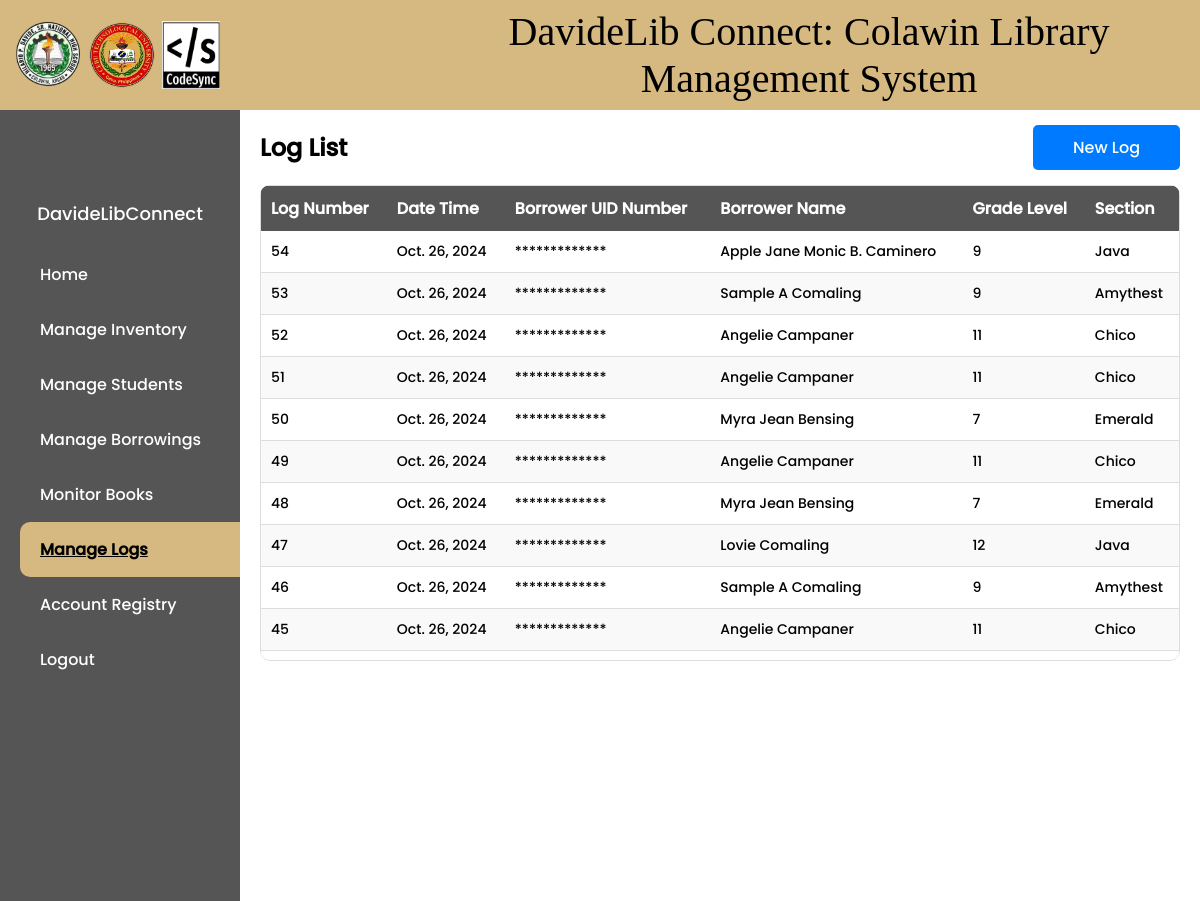
The page /list/ (signed in, upper part) on the database as committed earlier.
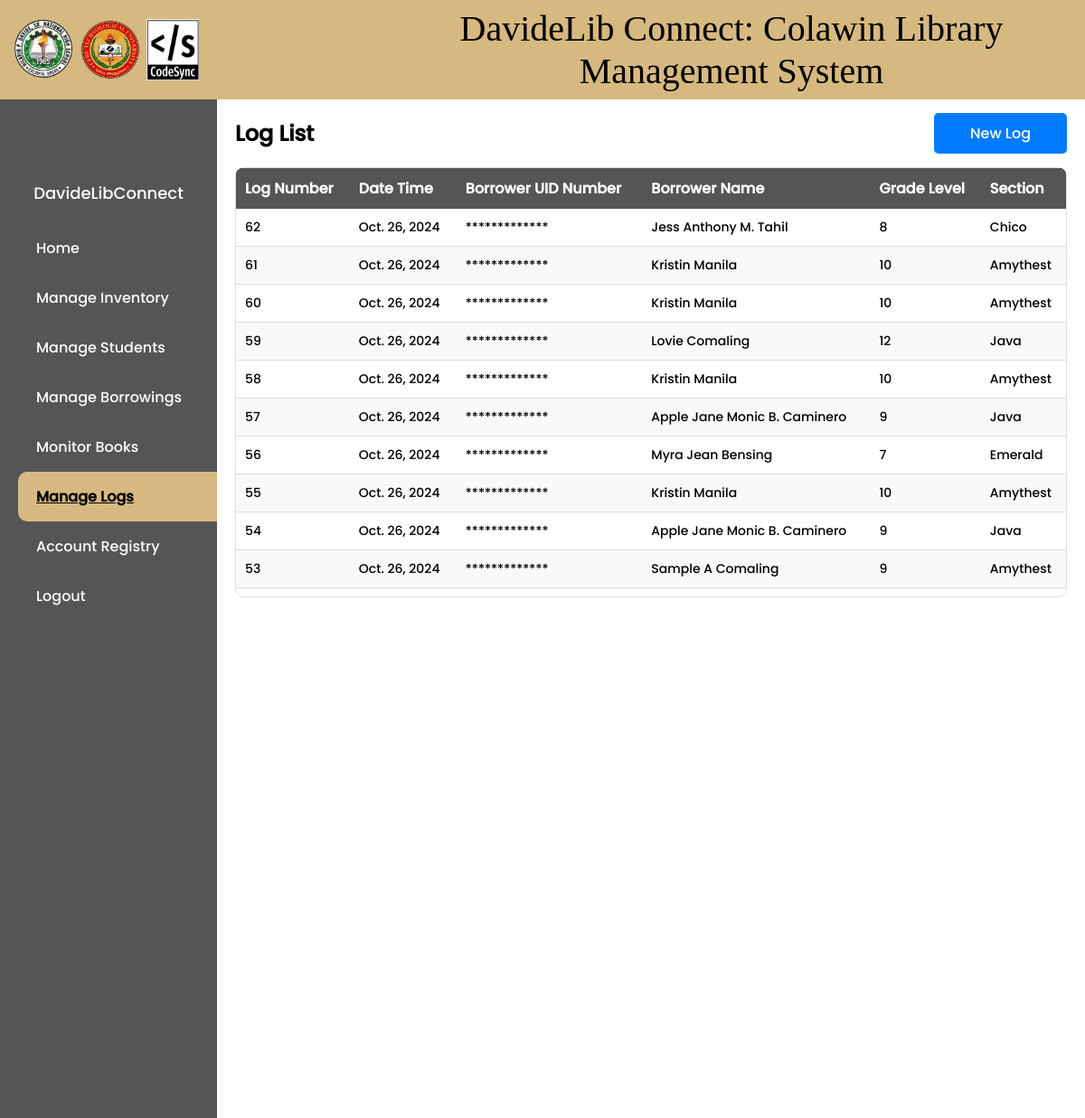
The same page on the database as committed later.
### library/models.py (models this page shows, shortened)
class Attendance(models.Model):
    attendance_number = models.AutoField(primary_key=True)
    date_time = models.DateTimeField(auto_now_add=True)
    borrower_uid_number = models.CharField(max_length=20)
    borrower_name = models.CharField(max_length=100)
    grade_level = models.IntegerField(null=True, blank=True)
    section = models.CharField(max_length=100, null=True, blank=True)

### library/views.py (the view)
# urls.py: path('list/', views.attendance_list, name='attendance-list'),
@login_required
def attendance_list(request):
    attendances = Attendance.objects.all().order_by('-date_time')
    return render(request, 'library/attendance_list.html', {'attendances': attendances})

### library/context_processors.py (called while the page is built)
def navbar_context(request):
    username = None
    if request.user.is_authenticated:
        username = request.user.username
    return {'username': username}

### library/templatetags/custom_filters.py (called while the page is built)
@register.filter(name='obfuscate')
def obfuscate(value):
    return '*' * len(value)

### library/templates/library/attendance_list.html (shortened to what this page needs)
{% extends 'main.html' %}
{% load static %}
{% load custom_filters %}
{% block content %}
<!DOCTYPE html>
<html>
<head>
    {% block css %}
    <link rel="stylesheet" type="text/css" href="{% static 'styles/attendance_list.css' %}">
    {% endblock %}
</head>
<body>
    <div class="main-content">
        <div class="head">
            <div class="buttons" style="display: flex; justify-content: space-between; align-items: center;">
                <h2>Log List</h2>
                <div class="add">
                    <a href="{% url 'create-attendance' %}">New Log</a>
                </div>
            </div>
        </div>
    <div class="table-container">
    <table>
        <thead>
            <tr>
                <th>Log Number</th>
                <th>Date Time</th>
                <th>Borrower UID Number</th>
                <th>Borrower Name</th>
                <th>Grade Level</th>
                <th>Section</th>
            </tr>
        </thead>
        <tbody>
            {% for attendance in attendances %}
                <tr>
                    <td>{{ attendance.attendance_number }}</td>
                    <td>{{ attendance.date_time.date }}</td>
                    <td>{{ attendance.borrower_uid_number|obfuscate }}</td>
                    <td>{{ attendance.borrower_name }}</td>
                    <td>{{ attendance.grade_level }}</td>
                    <td>{{ attendance.section }}</td>
                </tr>
            {% endfor %}
        </tbody>
    </table>
</div>
</div>
</body>
</html>
{% endblock %}

Rows that differ between the two databases and show on the page:
no longer on this page (row unchanged): Attendance: attendance_number "52", date_time "Oct. 26, 2024", borrower_uid_number|obfuscate "*************", borrower_name "Angelie Campaner", grade_level "11", section "Chico"
no longer on this page (row unchanged): Attendance: attendance_number "51", date_time "Oct. 26, 2024", borrower_uid_number|obfuscate "*************", borrower_name "Angelie Campaner", grade_level "11", section "Chico"
no longer on this page (row unchanged): Attendance: attendance_number "50", date_time "Oct. 26, 2024", borrower_uid_number|obfuscate "*************", borrower_name "Myra Jean Bensing", grade_level "7", section "Emerald"
no longer on this page (row unchanged): Attendance: attendance_number "49", date_time "Oct. 26, 2024", borrower_uid_number|obfuscate "*************", borrower_name "Angelie Campaner", grade_level "11", section "Chico"
no longer on this page (row unchanged): Attendance: attendance_number "48", date_time "Oct. 26, 2024", borrower_uid_number|obfuscate "*************", borrower_name "Myra Jean Bensing", grade_level "7", section "Emerald"
no longer on this page (row unchanged): Attendance: attendance_number "47", date_time "Oct. 26, 2024", borrower_uid_number|obfuscate "*************", borrower_name "Lovie Comaling", grade_level "12", section "Java"
no longer on this page (row unchanged): Attendance: attendance_number "46", date_time "Oct. 26, 2024", borrower_uid_number|obfuscate "*************", borrower_name "Sample A Comaling", grade_level "9", section "Amythest"
no longer on this page (row unchanged): Attendance: attendance_number "45", date_time "Oct. 26, 2024", borrower_uid_number|obfuscate "*************", borrower_name "Angelie Campaner", grade_level "11", section "Chico"
added Attendance: attendance_number "62", date_time "Oct. 26, 2024", borrower_uid_number|obfuscate "*************", borrower_name "Jess Anthony M. Tahil", grade_level "8", section "Chico"
added Attendance: attendance_number "61", date_time "Oct. 26, 2024", borrower_uid_number|obfuscate "*************", borrower_name "Kristin Manila", grade_level "10", section "Amythest"
added Attendance: attendance_number "60", date_time "Oct. 26, 2024", borrower_uid_number|obfuscate "*************", borrower_name "Kristin Manila", grade_level "10", section "Amythest"
added Attendance: attendance_number "59", date_time "Oct. 26, 2024", borrower_uid_number|obfuscate "*************", borrower_name "Lovie Comaling", grade_level "12", section "Java"
added Attendance: attendance_number "58", date_time "Oct. 26, 2024", borrower_uid_number|obfuscate "*************", borrower_name "Kristin Manila", grade_level "10", section "Amythest"
added Attendance: attendance_number "57", date_time "Oct. 26, 2024", borrower_uid_number|obfuscate "*************", borrower_name "Apple Jane Monic B. Caminero", grade_level "9", section "Java"
added Attendance: attendance_number "56", date_time "Oct. 26, 2024", borrower_uid_number|obfuscate "*************", borrower_name "Myra Jean Bensing", grade_level "7", section "Emerald"
added Attendance: attendance_number "55", date_time "Oct. 26, 2024", borrower_uid_number|obfuscate "*************", borrower_name "Kristin Manila", grade_level "10", section "Amythest"
